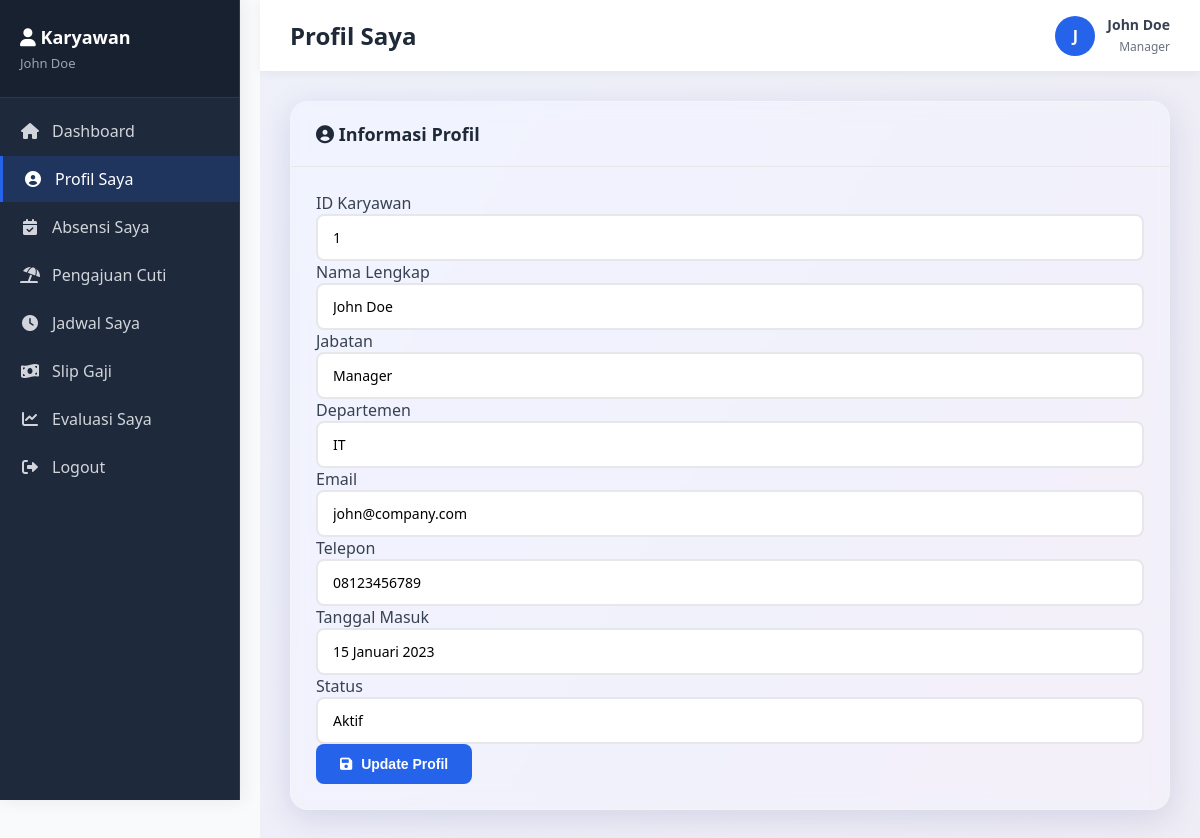
The page /karyawan/profil.php (signed in) on the database its author committed.
### tables this page shows
CREATE TABLE karyawan (
    id INT PRIMARY KEY AUTO_INCREMENT,
    nama VARCHAR(100) NOT NULL,
    jabatan VARCHAR(50) NOT NULL,
    departemen VARCHAR(50) NOT NULL,
    email VARCHAR(100),
    telepon VARCHAR(20),
    tanggal_masuk DATE,
    gaji_pokok DECIMAL(15,2) DEFAULT 0,
    status ENUM('aktif', 'non-aktif') DEFAULT 'aktif',
    created_at TIMESTAMP DEFAULT CURRENT_TIMESTAMP
);

### config.php (called while the page is built, shortened)
<?php
function formatTanggalIndo($tanggal) {
    $bulan = array(
        1 => 'Januari', 'Februari', 'Maret', 'April', 'Mei', 'Juni',
        'Juli', 'Agustus', 'September', 'Oktober', 'November', 'Desember'
    );
    $pecah = explode('-', $tanggal);
    return $pecah[2] . ' ' . $bulan[(int)$pecah[1]] . ' ' . $pecah[0];
}
?>

### karyawan/profil.php (the view, shortened to what this page needs)
<?php
require_once '../config.php';
?>
<!DOCTYPE html>
<html lang="id">
<head>
    <link rel="stylesheet" href="../assets/css/style.css">
    <link rel="stylesheet" href="https://cdnjs.cloudflare.com/ajax/libs/font-awesome/6.0.0/css/all.min.css">
</head>
<body>
    <div class="dashboard">
        <?php include 'sidebar.php'; ?>
        <main class="main-content">
            <?php include 'topbar.php'; ?>
            <div class="content">
                <div class="card">
                    <div class="card-header">
                        <h3><i class="fas fa-user-circle"></i> Informasi Profil</h3>
                    </div>
                    <div class="card-body">
                        <form method="POST">
                            <div class="form-group">
                                <label>ID Karyawan</label>
                                <input type="text" value="<?php echo $dataKaryawan['id']; ?>" readonly>
                            </div>
                            <div class="form-group">
                                <label>Nama Lengkap</label>
                                <input type="text" value="<?php echo $dataKaryawan['nama']; ?>" readonly>
                            </div>
                            <div class="form-group">
                                <label>Jabatan</label>
                                <input type="text" value="<?php echo $dataKaryawan['jabatan']; ?>" readonly>
                            </div>
                            <div class="form-group">
                                <label>Departemen</label>
                                <input type="text" value="<?php echo $dataKaryawan['departemen']; ?>" readonly>
                            </div>
                            <div class="form-group">
                                <label for="email">Email</label>
                                <input type="email" id="email" name="email" value="<?php echo $dataKaryawan['email']; ?>">
                            </div>
                            <div class="form-group">
                                <label for="telepon">Telepon</label>
                                <input type="text" id="telepon" name="telepon" value="<?php echo $dataKaryawan['telepon']; ?>">
                            </div>
                            <div class="form-group">
                                <label>Tanggal Masuk</label>
                                <input type="text" value="<?php echo formatTanggalIndo($dataKaryawan['tanggal_masuk']); ?>" readonly>
                            </div>
                            <div class="form-group">
                                <label>Status</label>
                                <input type="text" value="<?php echo ucfirst($dataKaryawan['status']); ?>" readonly>
                            </div>
                            <button type="submit" class="btn btn-primary">
                                <i class="fas fa-save"></i> Update Profil
                            </button>
                        </form>
                    </div>
                </div>
            </div>
        </main>
    </div>
</body>
</html>

### karyawan/topbar.php
<?php
$dataKaryawan = $conn->query("SELECT * FROM karyawan WHERE id = {$_SESSION['id_karyawan']}")->fetch_assoc();
?>
<div class="topbar">
    <div class="topbar-left">
        <h1><?php
            $page = basename($_SERVER['PHP_SELF'], '.php');
            $titles = [
                'dashboard' => 'Dashboard',
                'profil' => 'Profil Saya',
                'absensi' => 'Absensi Saya',
                'cuti' => 'Pengajuan Cuti',
                'jadwal' => 'Jadwal Saya',
                'payroll' => 'Slip Gaji',
                'evaluasi' => 'Evaluasi Saya'
            ];
            echo $titles[$page] ?? 'Karyawan Panel';
        ?></h1>
    </div>
    <div class="topbar-right">
        <div class="user-info">
            <div class="user-avatar"><?php echo strtoupper(substr($_SESSION['nama'], 0, 1)); ?></div>
            <div class="user-details">
                <strong><?php echo $_SESSION['nama']; ?></strong>
                <small><?php echo $dataKaryawan['jabatan'] ?? 'Karyawan'; ?></small>
            </div>
        </div>
    </div>
</div>

### assets/css/style.css (style rules this page uses)
* { margin: 0; padding: 0; box-sizing: border-box; }
:root { --primary-color: #2563eb; --secondary-color: #1e40af; --success-color: #10b981; --danger-color: #ef4444; --warning-color: #f59e0b; --info-color: #3b82f6; --dark-color: #1f2937; --light-color: #f9fafb; --border-color: #e5e7eb; --text-color: #374151; --text-light: #6b7280; }

### rows shown on the page
karyawan: jabatan "Manager", id "1", nama "John Doe", departemen "IT", email "john@company.com", telepon "08123456789", tanggal_masuk "15 Januari 2023", status "Aktif"

### other values the page prints
$_SESSION['nama'] "John Doe"
$titles[$page] "Profil Saya"
substr($_SESSION['nama'], 0, 1) "J"
